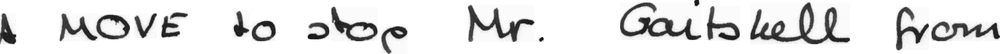
#> input picture test/a01-000u-00.png, 1000 x 54 px, shrunk from 1661 x 89 before the run
$ python ex.py test/a01-000u-00.png   (Python 2 division)   (older library calls are emulated)
#> lines starting #> are read from the running program, lines starting #| are printed output that depends on the picture; after the words box and inside, x2 and y2 are one past the last pixel; in counts of white or black regions, pixels touching at a corner belong together
### arg.py
"""
  Import this argparser into modules, so they all can be driven
  off a 'global' argparser.

"""

import argparse

parser = None
value = None

# [6 lines left out: function is_defined, not called in this run]

def string_value(arg_name, default_value=""):
  if not value:
    return default_value
  try:
    argument = getattr(value, arg_name)
  except AttributeError:
    return default_value
  if not argument:
    return default_value
  elif type(argument)!=str:
    return default_value
  else:
    return argument

def boolean_value(arg_name, default_value=False):
  if not value:
    return default_value
  try:
    argument = getattr(value, arg_name)
  except AttributeError:
    return default_value
  if not argument:
    return default_value
  elif type(argument)!=bool:
    return default_value
  else:
    return argument

# [27 lines left out: functions integer_value, float_value, not called in this run]

### ex.py
import numpy as np
import cv2
import sys
import argparse
import os

import arg
def nothing(x):
    pass

def main():
  parser = arg.parser
  parser = argparse.ArgumentParser(description='Segment image.')
  parser.add_argument('infile', help='Input (color) image to clean.')
  parser.add_argument('--display', help='Display output using OPENCV api and block program exit.', action="store_true")

  arg.value = parser.parse_args()

  infile = arg.string_value('infile')
  outfile = arg.string_value('outfile', default_value=infile + '.segmented.png')
  binary_outfile = infile + '.binary.png'

  if not os.path.isfile(infile):
    print 'Please provide a regular existing input file. Use -h option for help.'
    sys.exit(-1)

  if arg.boolean_value('verbose'):
    print '\tProcessing file ' + infile
    print '\tGenerating output ' + outfile

  cv2.namedWindow('example')


  img = cv2.imread(infile)
#> img is the input picture: shape (54, 1000, 3); min 0, max 255, mean 226.6
  gray = cv2.cvtColor(img,cv2.COLOR_BGR2GRAY)
  vis = img.copy()
  #Create MSER object
  mser = cv2.MSER_create()
  #detect regions in gray scale image
  regions, _ = mser.detectRegions(gray)
#> regions = 548 items

  hulls = [cv2.convexHull(p.reshape(-1, 1, 2)) for p in regions]
#> hulls = 548 contours; largest, box (x1, y1, x2, y2) and area: (750, 2, 850, 45) 3303, (750, 2, 850, 45) 3298, (750, 2, 850, 45) 3274, (750, 2, 850, 44) 3236, (750, 2, 850, 44) 3232

  cv2.imshow('img', vis)

  mask = np.zeros((img.shape[0], img.shape[1], 1), dtype=np.uint8)

  for contour in hulls:

      cv2.drawContours(mask, [contour], -1, (255, 255, 255), -1)
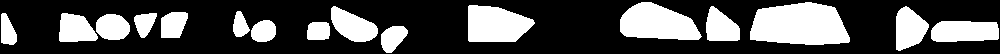
#> mask: shape (54, 1000, 1); 30.3% white; 16 white regions, largest, box (x1, y1, x2, y2) and area: (750, 2, 850, 45) 3423, (620, 2, 702, 40) 2236, (468, 5, 535, 42) 1946
  print mask
#> (printed output is left out)

  #this is used to find only text regions, remaining are ignored
  text_only = cv2.bitwise_and(img, img, mask=mask)
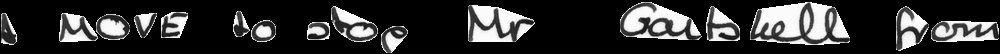
#> text_only: shape (54, 1000, 3); min 0, max 255, mean 49.7

  cv2.imshow("text only", text_only)
  height, width = gray.shape
#> height = 54; width = 1000

  cv2.createTrackbar('Threshold windows size','example',0, width / 3, nothing)
  cv2.createTrackbar('Gauss kernel size','example',0, width / 3, nothing)
  while 1:
    k = cv2.waitKey(1) & 0xFF
#> (key q is pressed here)
    if k == ord('q'):
      break

    tws = cv2.getTrackbarPos('Threshold windows size','example')
    gks = cv2.getTrackbarPos('Gauss kernel size','example')

    kernel = np.ones((1,gks+1),np.float32)/(gks+1)
    thresh = cv2.adaptiveThreshold(gray , 255, cv2.ADAPTIVE_THRESH_GAUSSIAN_C, cv2.THRESH_BINARY,\
     tws*2 + 3, 255 - img.mean())

    filtered = cv2.filter2D(thresh, -1, kernel)
    edges = cv2.Canny(filtered, cv2.ADAPTIVE_THRESH_GAUSSIAN_C, 255, 7)
    im2, contours, hierarchy = cv2.findContours(edges.copy(), cv2.RETR_LIST, cv2.CHAIN_APPROX_SIMPLE)
    #contours = sorted(contours, key = cv2.contourArea,reverse = True)[:100]
    dci = np.copy(img)
    cv2.drawContours(dci, contours, -1, (0,255,0), 3)

    cv2.imshow('example',thresh)


  cv2.destroyAllWindows()

if __name__ == '__main__':
  main()

$ run again, on test/a01-000u-04.png
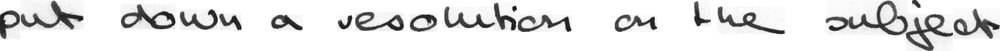
#> input picture test/a01-000u-04.png, 1000 x 51 px, shrunk from 1830 x 94 before the run
#> in main, img is the input picture: shape (51, 1000, 3); min 8, max 255, mean 228.2
#> regions = 550 items
#> hulls = 550 contours; largest, box (x1, y1, x2, y2) and area: (892, 1, 999, 50) 4399, (892, 1, 999, 50) 4390, (893, 1, 999, 50) 4379, (825, 1, 953, 50) 3919, (1, 1, 84, 40) 2657
#> after the loop in main, `for contour in hulls:`:
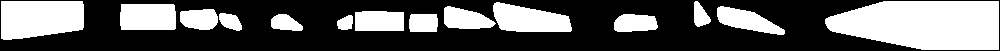
#> mask: shape (51, 1000, 1); 37% white; 14 white regions, largest, box (x1, y1, x2, y2) and area: (825, 1, 999, 50) 7030, (1, 1, 84, 40) 2861, (493, 2, 572, 32) 1695
#> (printed output is left out)
#> in main, `text_only = cv2.bitwise_and(img, img, mask=mask)`:
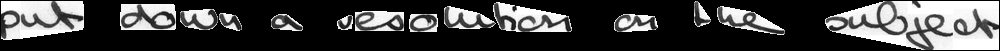
#> text_only: shape (51, 1000, 3); min 0, max 255, mean 68
